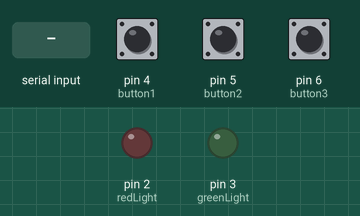
This sketch was run on a simulated Arduino Uno, built with avr-gcc and run on an emulated ATmega328P. Shown: output pins drawn as LEDs (lit = HIGH). The test bench sets the inputs (shaded band); at power-on: pin 4 (button1) LOW, pin 5 (button2) LOW, pin 6 (button3) LOW.

Above: at 1.2 s.
1.3 s: "1" received over Serial
At 1.8 s:
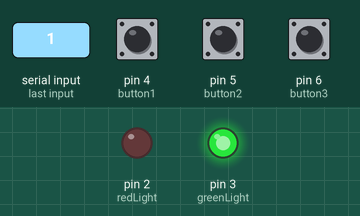
4.0 s: "0" received over Serial
At 5.3 s:
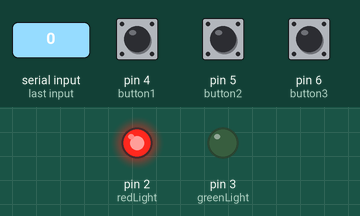
Timing chart, 0 to 7.0 s (numbered marks = the images above; inputs shaded):
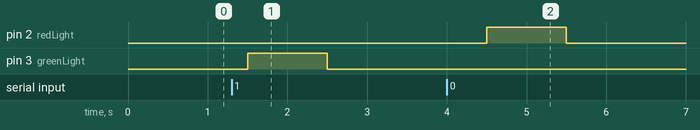

The sketch:

Trivia.ino
```cpp
//Define variables
#define redLight 2
#define greenLight 3
#define button1 4
#define button2 5
#define button3 6

void setup() {
  //Setup button pins as input, and LED pins as output
  pinMode(button1, INPUT);
  pinMode(button2, INPUT);
  pinMode(button3, INPUT);
  pinMode(redLight, OUTPUT);
  pinMode(greenLight, OUTPUT);
  //Begin the Serial
  Serial.begin(9600);
}

void loop() {

  //if button one is pressed (option A)
  if(digitalRead(button1) == HIGH){
    Serial.println("1"); //send 1 to Processor through Serial
  }

  //if button two is pressed (option B)
  if(digitalRead(button2) == HIGH){
    Serial.println("2"); //send 2 to Processor through Serial
  }

//if button two is pressed (option C)
  if(digitalRead(button3) == HIGH){
    Serial.println("3"); //send 3 to Processor through Serial
  }

  if (Serial.available ( ) > 0) {   // Checking if the Processing IDE has send a value or not
    char state = Serial.read ( );    // Reading the data received and saving in the state variable

    if(state == '1') { // if guess was correct, turn the green LED on for a second
      digitalWrite (greenLight, HIGH);
      delay(1000);
      digitalWrite (greenLight, LOW);
    }

    if (state == '0') { // if guess was incorrect, turn the red LED on for a second
     digitalWrite (redLight, HIGH);
     delay(1000);
     digitalWrite (redLight, LOW);
    }
}

  delay(500); //wait half a second intervals
}
```

Measured:
- after the input at 1.3 s, pin 3 (greenLight): LOW → HIGH after 0.20 s, → LOW 1.0 s later
- after the input at 4.0 s, pin 2 (redLight): LOW → HIGH after 0.50 s, → LOW 1.0 s later
